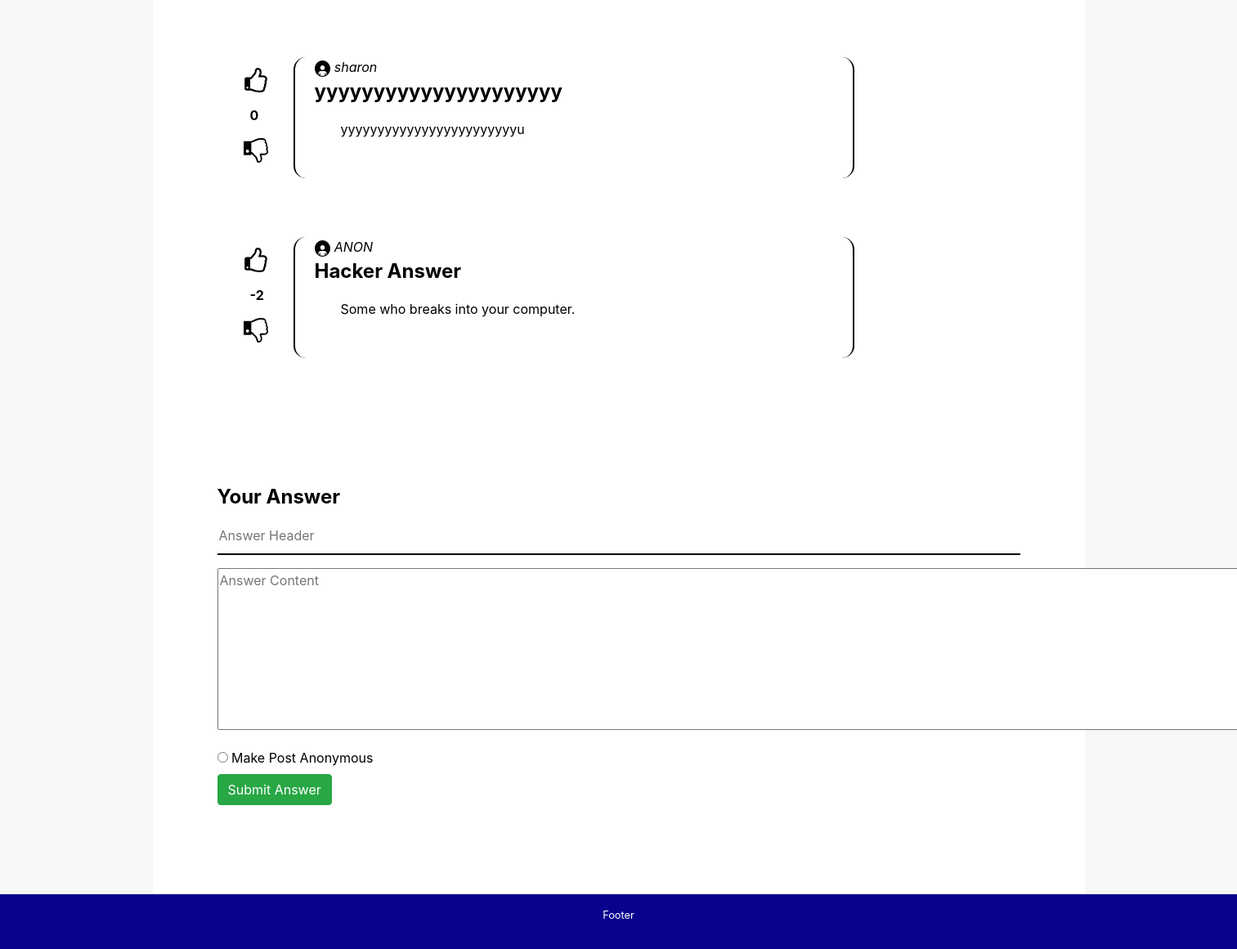
The page /question/8/hack (signed in, lower part) on the database as committed earlier.
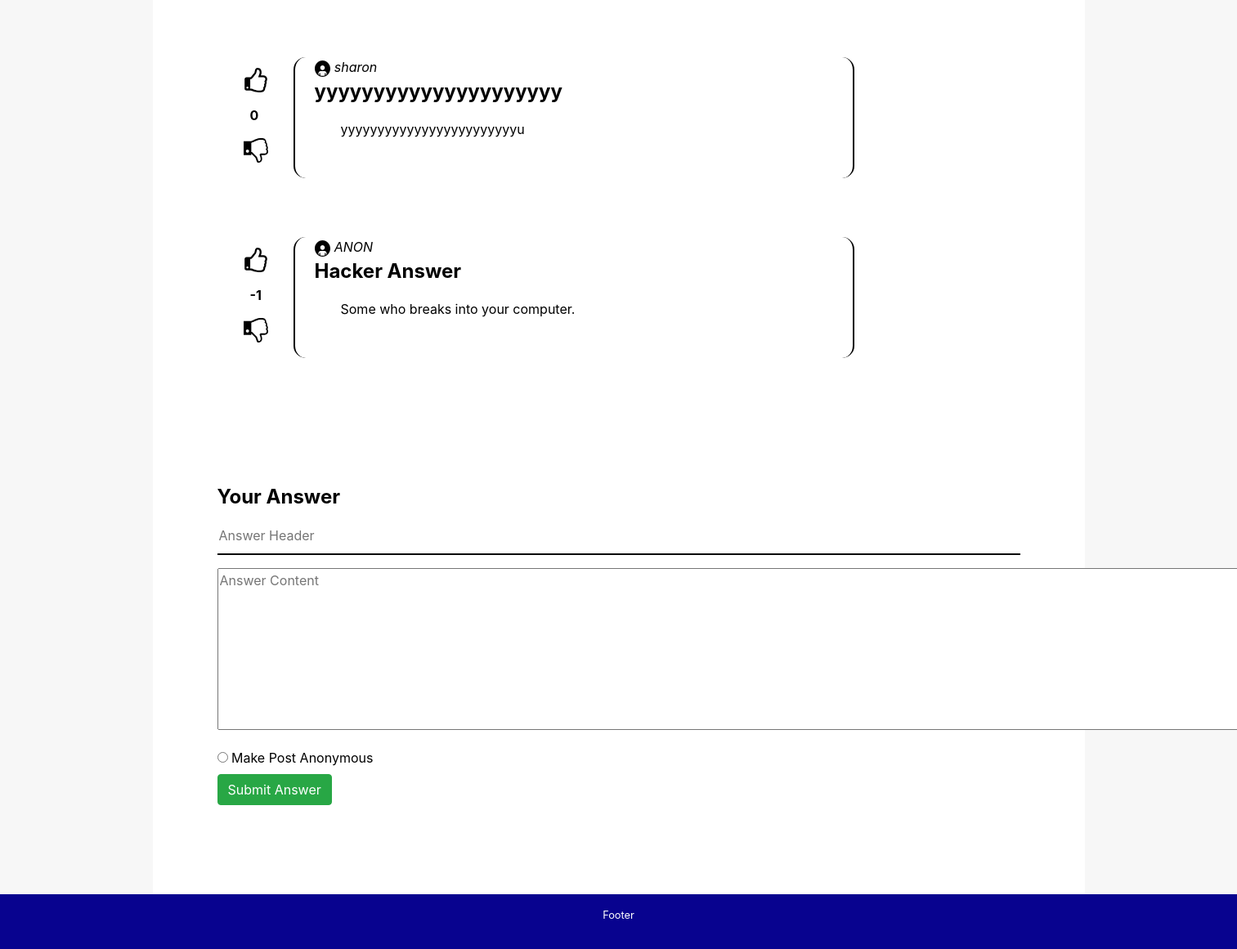
The same page on the database as committed later.
### QuestionandAnswerForum/models.py (models this page shows, shortened)
class QuestionRelpy(models.Model):
    id = models.AutoField(primary_key = True)
    reply_header = models.CharField(max_length=120)
    content = models.TextField()
    submitted_by = models.ForeignKey(User, on_delete = models.PROTECT)
    reply_rank = models.IntegerField( default=0)
    question = models.ForeignKey(Question, on_delete = models.PROTECT)
    expertise_required = models.BooleanField(default = False)
    anonymous = models.BooleanField(default = True)
    slug = models.SlugField(max_length=40)
    def __str__(self):
        return str(self.reply_header)

### QuestionandAnswerForum/views.py (the view, shortened to what this page needs)
# urls.py: path('question/<int:question_id>/<slug:slug>', viewquestion),
def viewquestion(request, question_id, slug):
    if not request.user.is_authenticated:
       return redirect('http://127.0.0.1:8000/login')
    else:
        context = {}
        question = Question.objects.get(id=question_id, slug=slug)
        question_json = json.loads(serializers.serialize('json', [ question ]))[0]['fields']
        question_json['date_posted'] = question.date_posted
        question_json['qid'] = question.id
        question_json['question_text'] = question.content
        question_json['posted_by']=question.posted_by.username
        if(question.anonymous):
            question_json['posted_by']=question.posted_by.username
            question_json['posted_by']="ANON"
        else:
            question_json['posted_by']=question.posted_by.username
        context['question'] = question_json
        try:
            context['reply'] =  QuestionRelpy.objects.filter(question_id=question_id).order_by('-reply_rank')
            replylist= QuestionRelpy.objects.filter(question_id=question_id).order_by('-reply_rank')
            length=len(QuestionRelpy.objects.filter(question_id=question_id).order_by('-reply_rank'))
            nameslist=[]
            for i in range (0,(length)):
                if(context['reply'][i].anonymous == True):
                    nameslist.append(context['reply'][i].submitted_by.username)
                elif(context['reply'][i].anonymous==False):
                    nameslist.append("ANON")
            print(nameslist)
            context['replies']=zip(nameslist,replylist)
        except ObjectDoesNotExist:
            print("No Answers to this question")
        return render(request, 'view-question.html', context)

### QuestionandAnswerForum/templates/view-question.html (shortened to what this page needs)
{% extends 'base.html' %}
{% load static %}
  {% block body %}
	 <div class="container change-container-color">
      {%for i,j in replies %}
      <div class="row change-margin">
        <div class="col-xs rate-margin">
             <p><a href="/questionreply/{{ j.id }}/{{ j.slug }}/upvote"><img src="{% static 'images/ups.svg' %}" width="30" height="30"></a></p>
             <p class="pl-2"><strong>{{j.reply_rank}}</strong></p>
               <p><a href="/questionreply/{{ j.id }}/{{ j.slug }}/downvote"><img src="{% static 'images/thumb-down.svg' %}" width="30" height="30"></a></p>
             </div>
            <div class="col">
     <div class="replies">
       <img src="{% static 'images/user.svg' %}" width="3%" height="3%">
       <span class="user-reply-name">{{i}}</span>
    <p class="reply-header"> {{j}}</p>
    <span class="reply-content">{{j.content}}</span>
</div>
    </div>
  </div>
 {% endfor %}
                <form class="answer"  method='POST'>
                  <p class="reply-header">Your Answer</p>
                    <input type="text" name="answer_title" value="" autocomplete="off" placeholder="Answer Header" class="askInput-modified"><p />
                    <textarea name="answer" rows="8" cols="134" placeholder="Answer Content"></textarea><p />
                    <input type="radio" id="postby" name="postby" value="postby">
                  <label for="male">Make Post Anonymous</label><br>
                    <input type="submit" name="ask" value="Submit Answer" class="btn btn-success">
                </form>
      {% endblock %}

Rows that differ between the two databases and show on the page:
changed QuestionRelpy "Hacker Answer": reply_rank "-2" → "-1"
